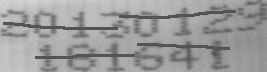
#> input picture HW1/zhuwy/test/cap.bmp, 267 x 72 px
$ python remove-line.py
#> lines starting #> are read from the running program, lines starting #| are printed output that depends on the picture; after the words box and inside, x2 and y2 are one past the last pixel; in counts of white or black regions, pixels touching at a corner belong together
# import cv2
# import numpy as np
# from scipy.signal import convolve2d
# '''
# 我想在卷积的过程中加个判断，当前卷积区域内有无连通左右的线
# 分割依据：和最大（最白）的列，和最大（最白）的行，先按行分，再按列分
# '''
# # def process(img):
# #     '''
# #     smoothing
# #     '''
# #     img = cv2.medianBlur(img, 3) # 中值滤波


# #     img = img.astype(np.uint8)
# #     # print(img)
# #     img = img*255

# #     # img.save('0.png')
# #     return img

# # image_path = 'train/0.bmp'
# image_path = 'test/cap.bmp'
# img = cv2.imread(image_path,cv2.IMREAD_GRAYSCALE)
# # img = cv2.imread(image_path)
# # img = cv2.cvtColor(img,cv2.COLOR_BGR2GRAY) #彩色转灰度
# # img = cv2.fastNlMeansDenoising(img,h=13)

# # img = cv2.GaussianBlur(img,(2,2),0)
# # img = cv2.medianBlur(img,2)
# # img = cv2.bilateralFilter(img,3,99,255)
# # img = cv2.GaussianBlur(img,(3,3),127)
# # img = cv2.blur(img,(2,2))
# img = cv2.adaptiveThreshold(img, 255, cv2.ADAPTIVE_THRESH_GAUSSIAN_C, cv2.THRESH_BINARY, 127, 7)

# def rm_line(img):
#     # H型滤波
#     a = np.full((45,),-1)
#     np.insert(a,0,[1,1])
#     np.append(a,[1,1])
#     b = np.full((45,),1)
#     np.insert(b,0,[1,1])
#     np.append(b,[1,1])
#     kernel = np.vstack((a,b,b,b,a))
#     lines = cv2.filter2D(img, -1, kernel=kernel)
#     # T型滤波
#     a = np.full((50,),-1)
#     np.insert(a,0,[1,1])
#     b = np.full((50,),1)
#     np.insert(b,0,[1,1])
#     kernel = np.vstack((a,b,b,b,a))
#     lines = cv2.filter2D(img, -1, kernel=kernel)

#     a = np.full((40,),-1)
#     np.append(a,[1,1])
#     b = np.full((40,),1)
#     np.append(b,[1,1])
#     kernel = np.vstack((a,b,b,b,a))
#     lines = cv2.filter2D(img, -1, kernel=kernel)


#     # lines = cv2.GaussianBlur(img,(55,3),0)
#     # lines = cv2.GaussianBlur(lines,(31,3),0)
#     # lines = cv2.GaussianBlur(lines,(15,3),0)
#     # lines = cv2.GaussianBlur(lines,(7,3),0)
#     lines = cv2.adaptiveThreshold(lines, 255, cv2.ADAPTIVE_THRESH_GAUSSIAN_C, cv2.THRESH_BINARY, 3, 7)
#     # lines =  cv2.medianBlur(lines,3)
#     img = 255 - lines + img
#     # img = lines
#     img =  cv2.medianBlur(img,5)
#     # img =  cv2.medianBlur(img,3)
#     # img =  cv2.medianBlur(img,3)
#     # img = cv2.blur(img,(2,2))
#     return img

# img = rm_line(img)

# # lines = cv2.GaussianBlur(img,(63,3),0)
# # # lines = cv2.GaussianBlur(lines,(31,3),0)
# # # lines = cv2.GaussianBlur(lines,(15,3),0)
# # # lines = cv2.GaussianBlur(lines,(7,3),0)
# # lines = cv2.adaptiveThreshold(lines, 255, cv2.ADAPTIVE_THRESH_GAUSSIAN_C, cv2.THRESH_BINARY, 3, 9)
# # lines =  cv2.medianBlur(lines,3)
# # img = 255 - lines + img
# # img =  cv2.medianBlur(img,3)


# # img = cv2.GaussianBlur(img,(3,3),127)
# # kernel = np.array([[0,-1,0],[-1,5,-1],[0,-1,0]])
# # img = cv2.filter2D(img, -1, kernel=kernel)


# # cv2.namedWindow("image")
# # cv2.createTrackbar("d","image",0,255,lambda x: None)
# # cv2.createTrackbar("sigmaColor","image",0,255,lambda x: None)
# # cv2.createTrackbar("sigmaSpace","image",0,255,lambda x: None)
# # while(1):
# #     d = cv2.getTrackbarPos("d","image")
# #     sigmaColor = cv2.getTrackbarPos("sigmaColor","image")
# #     sigmaSpace = cv2.getTrackbarPos("sigmaSpace","image")
# #     out_img = cv2.bilateralFilter(img,d,sigmaColor,sigmaSpace)
# #     cv2.imshow("out",out_img)
# #     k = cv2.waitKey(1) & 0xFF
# #     if k ==27:
# #         break
# # cv2.destroyAllWindows()

# # img=cv2.bilateralFilter(img,5,5,5)

# print(img.shape,np.max(img),np.min(img),np.mean(img))

# # img = process(img)
# cv2.imwrite('img.bmp',img)


# # '''
# # 10段平均的分割线
# # 减少滑动窗口计算量
# # '''
# # nb_col = img.shape[1]
# # average_idx = 0
# # for j in range(10):
# #     img_seg = img[:,j*int(nb_col/10):(j+1)*int(nb_col/10)]

# #     s = 0
# #     idx = 0
# #     mid = int(len(img_seg)/2)
# #     for i in range(mid-10,mid+10):
# #         if np.sum(img_seg[i]) > s:
# #             idx = i
# #     average_idx += idx
# # idx = int(average_idx/10)
# # up_img = img[:idx]
# # down_img = img[idx:]

# # # up_img = process(up_img)
# # cv2.imwrite('up.png',up_img)

# # # down_img = process(down_img)
# # cv2.imwrite('down.png',down_img)

import cv2
import numpy as np

img = cv2.imread('test/cap.bmp',cv2.IMREAD_GRAYSCALE)
#> img is the input picture: shape (72, 267); min 77, max 217, mean 155.1
min_ = np.min(img)
#> min_ = 77
# mask = np.where(img>min_+7,img,np.full(np.shape(img),np.mean(img)))
mask = np.where(img<=min_+7,255,0)
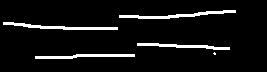
#> mask: shape (72, 267) int64; 6.8% white; 5 white regions (1 under 20 px), largest, box (x1, y1, x2, y2) and area: (119, 10, 236, 19) 363, (3, 22, 118, 30) 353, (35, 54, 135, 59) 301, (137, 43, 230, 50) 283
print(np.shape(mask))
#| (72, 267)

cv2.imwrite('mask.bmp',mask)
mask = cv2.imread('mask.bmp',cv2.IMREAD_GRAYSCALE)
repair = cv2.inpaint(img, mask, 3, cv2.INPAINT_TELEA)
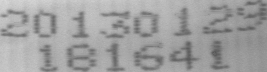
#> repair: shape (72, 267); min 87, max 217, mean 160
cv2.imwrite('repair.bmp',repair)
img = cv2.adaptiveThreshold(repair, 255, cv2.ADAPTIVE_THRESH_GAUSSIAN_C, cv2.THRESH_BINARY, 211, 7)
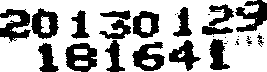
#> img: shape (72, 267); 67.6% white; 34 black regions (16 under 20 px), largest, box (x1, y1, x2, y2) and area: (65, 43, 97, 72) 589, (0, 9, 31, 42) 580, (235, 0, 267, 32) 537
img = cv2.medianBlur(img,5)
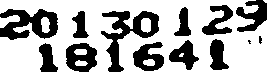
#> img: shape (72, 267); 67.9% white; 13 black regions (2 under 20 px), largest, box (x1, y1, x2, y2) and area: (101, 11, 159, 72) 1202, (0, 9, 58, 40) 1084, (66, 43, 97, 72) 609
img = cv2.medianBlur(img,5)
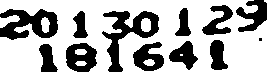
#> img: shape (72, 267); 68% white; 12 black regions (1 under 20 px), largest, box (x1, y1, x2, y2) and area: (102, 11, 159, 72) 1211, (0, 9, 58, 40) 1089, (66, 43, 97, 72) 627
cv2.imwrite('binary-repair.bmp',img)
